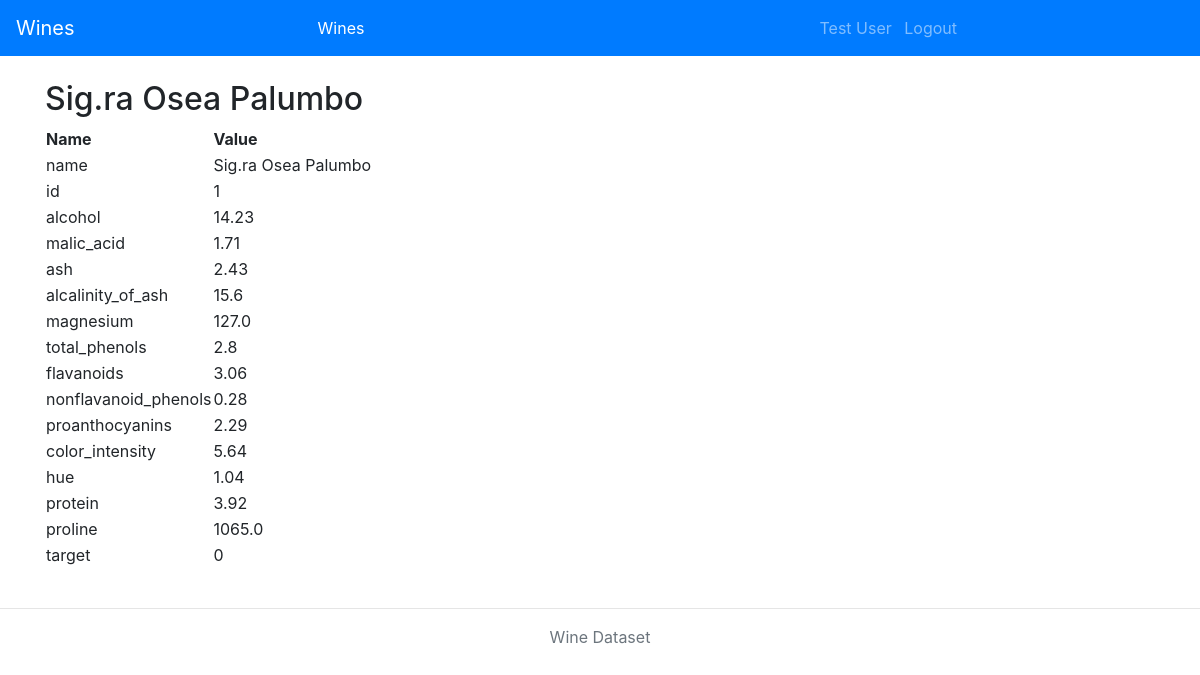
/wines/1 (signed in), run on the app's committed database.
### db_models.py (models this page shows, shortened)
class User(db.Model, UserMixin):
    id = db.Column(db.Integer, primary_key=True)
    email = db.Column(db.String, nullable=False, unique=True)
    name = db.Column(db.String, nullable=False)
    password = db.Column(db.String, nullable=False)

class Wine(db.Model):
    id = db.Column(db.Integer, primary_key=True)
    name = db.Column(db.String)
    alcohol = db.Column(db.Float)
    malic_acid = db.Column(db.Float)
    ash = db.Column(db.Float)
    alcalinity_of_ash = db.Column(db.Float)
    magnesium = db.Column(db.Float)
    total_phenols = db.Column(db.Float)
    flavanoids = db.Column(db.Float)
    nonflavanoid_phenols = db.Column(db.Float)
    proanthocyanins = db.Column(db.Float)
    color_intensity = db.Column(db.Float)
    hue = db.Column(db.Float)
    protein = db.Column(db.Float)
    proline = db.Column(db.Float)
    target = db.Column(db.Integer)
    def to_dict(self):
        return {
            'name': self.name,
            'id': self.id,
            'alcohol': self.alcohol,
            'malic_acid': self.malic_acid,
            'ash': self.ash,
            'alcalinity_of_ash': self.alcalinity_of_ash,
            'magnesium': self.magnesium,
            'total_phenols': self.total_phenols,
            'flavanoids': self.flavanoids,
            'nonflavanoid_phenols': self.nonflavanoid_phenols,
            'proanthocyanins': self.proanthocyanins,
            'color_intensity': self.color_intensity,
            'hue': self.hue,
            'protein': self.protein,
            'proline': self.proline,
            'target': self.target
        }

### app.py (the view)
@app.route('/wines/<wine_id>')
@login_required
def render_wine_entry(wine_id):
    wine = Wine.query.filter_by(id=wine_id).first()
    return render_template('wine_entry.html', wine=wine, active_nav_item='wine-link')

### login_manager.py (called while the page is built)
@login_manager.user_loader
def user_loader(user_id):
    user = User.query.filter_by(id=user_id).first()
    if user is None:
        return
    return user

### templates/wine_entry.html (shortened to what this page needs)
{% extends 'base.html' %}
{% block content %}
    <h2>{{ wine.name }}</h2>
    <table>
      <thead>
        <tr>
          <th>Name</th>
          <th>Value</th>
        </tr>
      </thead>
      <tbody>
      {% for key, value in wine.to_dict().items() %}
        <tr>
          <td>{{ key }}</td>
          <td>{{ value }}</td>
        </tr>
      {% endfor %}
      </tbody>
    </table>
{% endblock %}

### templates/base.html (shortened to what this page needs)
{% from 'navbar.html' import navbar %}
<!DOCTYPE html>
<html lang="en">
  <head>
    {% block styles %}
      <link href="https://stackpath.bootstrapcdn.com/bootstrap/4.3.1/css/bootstrap.min.css" rel="stylesheet">
    {% endblock %}
  </head>
  <body>
  {% block navbar %}
    {{ navbar(active_nav_item) }}
  {% endblock %}
  <div id="content" class="container">
    <br>
    {% block content %}
    {%- endblock %}
  </div>
  {% block footer %}
    <br>
    <footer class="footer">
      <hr>
      <p class="text-center text-muted">
        Wine Dataset
      </p>
    </footer>
  {% endblock %}
  </body>
</html>

### templates/navbar.html (shortened to what this page needs)
{% macro navbar(active_nav_item) %}
    <nav class="navbar navbar-expand-lg navbar-dark bg-primary">
        <a class="navbar-brand" href="{{ url_for('render_home') }}">
            Wines
        </a>
        <div class="collapse navbar-collapse" id="entityNav">
            <ul class="navbar-nav d-flex mx-auto">
                <li class="nav-item {{ 'active' if active_nav_item=='wine-link' }}" id="document-link">
                    <a class="nav-link" href="{{ url_for('render_wine_list') }}">Wines</a>
                </li>
            </ul>
        </div>
        <div class="collapse navbar-collapse" id="usernameNav">
            <ul class="navbar-nav d-flex mx-auto">
                <li class="nav-item">
          <span class="navbar-text">
            &nbsp; {{ current_user.name }}
          </span>
                </li>
                <li class="nav-item">
                    <a class="nav-link" href="{{ url_for('logout') }}">
                        &nbsp;Logout
                    </a>
                </li>
            </ul>
        </div>
    </nav>
{% endmacro %}

### data on the page
User: name "Test User"
Wine: name "Sig.ra Osea Palumbo", key "name", key "alcohol", alcohol "14.23", key "malic_acid", malic_acid "1.71", key "ash", ash "2.43", key "alcalinity_of_ash", alcalinity_of_ash "15.6", key "magnesium", magnesium "127.0", key "total_phenols", total_phenols "2.8", key "flavanoids", flavanoids "3.06", key "nonflavanoid_phenols", nonflavanoid_phenols "0.28", key "proanthocyanins", proanthocyanins "2.29", key "color_intensity", color_intensity "5.64", key "hue", hue "1.04", key "protein", protein "3.92", key "proline", proline "1065.0"

### other printed values
{{ key }} "id" "target"
{{ value }} "1" "0"
